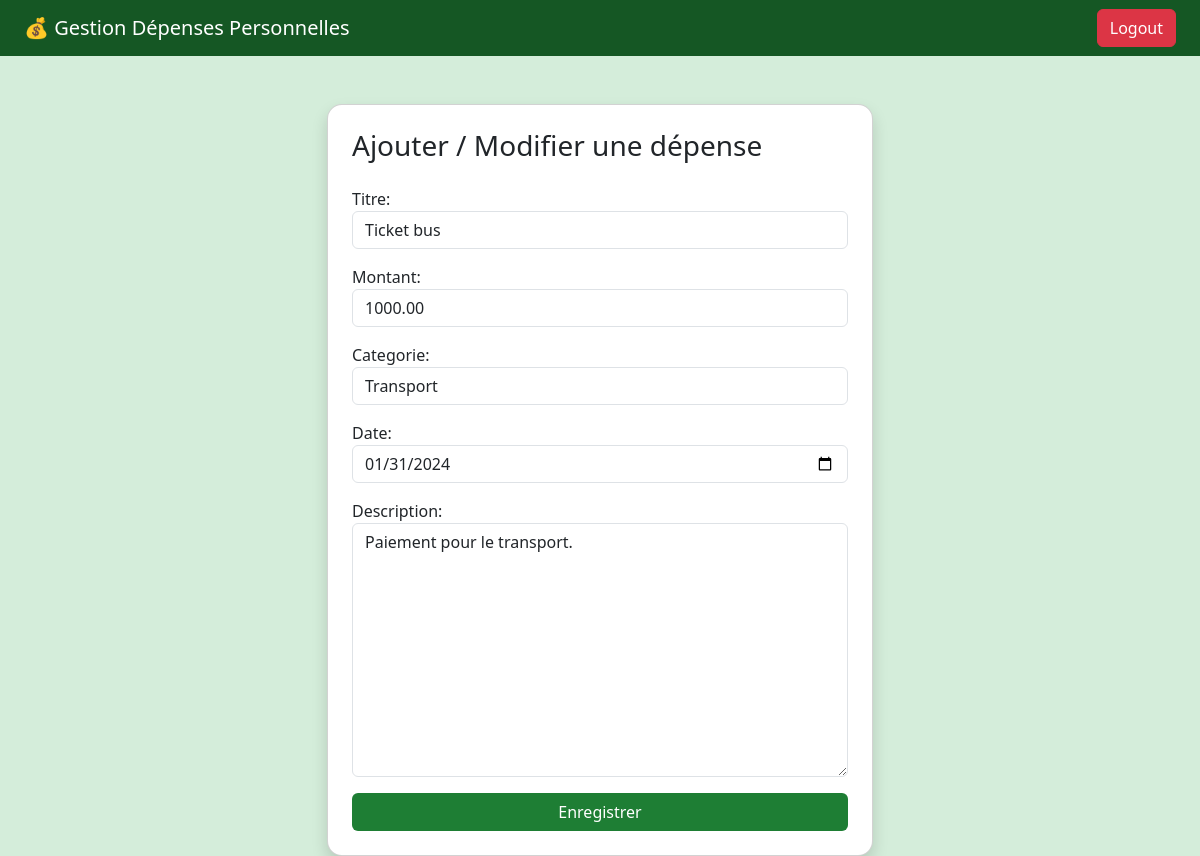
Page /modifier/6/ (signed in) on the committed database.
### depenses/models.py (models this page shows, shortened)
class Depense(models.Model):
    utilisateur = models.ForeignKey(User, on_delete=models.CASCADE)
    titre = models.CharField(max_length=100)
    montant = models.DecimalField(max_digits=10, decimal_places=2)
    categorie = models.CharField(max_length=50)
    date = models.DateField()
    description = models.TextField(blank=True, null=True)

### depenses/views.py (the view)
# urls.py: path('modifier/<int:id>/', views.modifier_depense, name='modifier_depense'),
@login_required
def modifier_depense(request, id):
    depense = get_object_or_404(
        Depense,
        id=id,
        utilisateur=request.user
    )
    form = DepenseForm(request.POST or None, instance=depense)
    if form.is_valid():
        form.save()
        return redirect('liste_depenses')
    return render(request, 'depenses/form.html', {'form': form})

### depenses/forms.py
class DepenseForm(forms.ModelForm):
    class Meta:
        model = Depense
        fields = ['titre', 'montant', 'categorie', 'date', 'description']
        widgets = {
            'titre': forms.TextInput(attrs={'class': 'form-control'}),
            'montant': forms.NumberInput(attrs={'class': 'form-control'}),
            'categorie': forms.TextInput(attrs={'class': 'form-control'}),
            'date': forms.DateInput(attrs={'type': 'date', 'class': 'form-control'}),
            'description': forms.Textarea(attrs={'class': 'form-control'}),
        }

### depenses/templates/depenses/form.html (shortened to what this page needs)
{% extends 'base.html' %}
{% block content %}
<div class="row justify-content-center">
    <div class="col-md-6">
        <div class="card p-4 shadow">
            <h3 class="mb-4">Ajouter / Modifier une dépense</h3>
            <form method="post">
                {{ form.as_p }}
                <button type="submit" class="btn btn-custom w-100">
                    Enregistrer
                </button>
            </form>
        </div>
    </div>
</div>
{% endblock %}

### depenses/templates/base.html (style rules this page uses)
body { background-color: #d4edda; }
.btn-custom { background-color: #1e7e34; color: white; }
.card { border-radius: 15px; }

### rows in the picture
Depense: titre "Ticket bus", montant "1000.00", categorie "Transport", date "01/31/2024", description "Paiement pour le transport."
